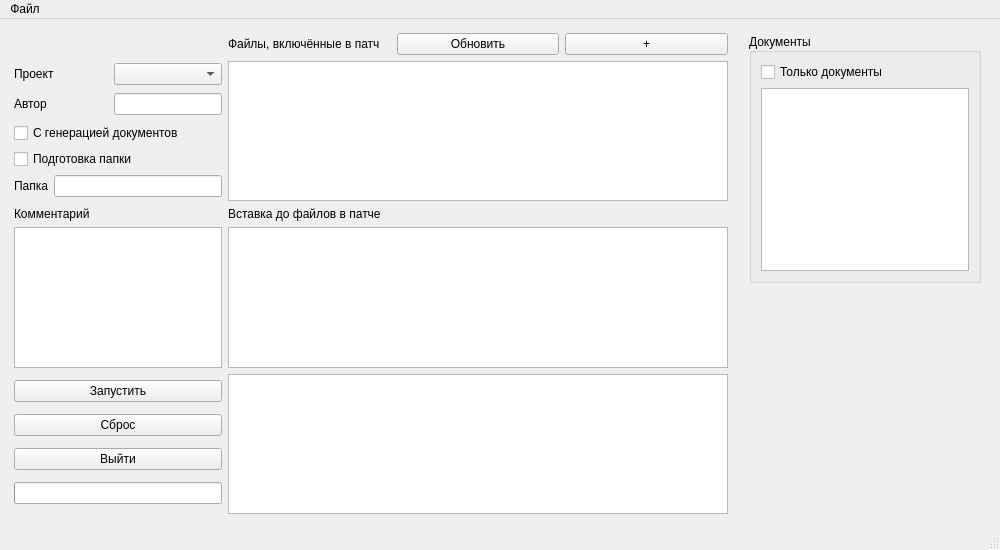
<?xml version="1.0" encoding="UTF-8"?>
<ui version="4.0">
 <class>MainWindow</class>
 <widget class="QMainWindow" name="MainWindow">
  <property name="geometry">
   <rect>
    <x>0</x>
    <y>0</y>
    <width>1000</width>
    <height>550</height>
   </rect>
  </property>
  <property name="windowTitle">
   <string>MainWindow</string>
  </property>
  <widget class="QWidget" name="centralwidget">
   <layout class="QGridLayout" name="gridLayout_4">
    <item row="0" column="0">
     <layout class="QGridLayout" name="gridLayout_12">
      <property name="leftMargin">
       <number>5</number>
      </property>
      <property name="topMargin">
       <number>5</number>
      </property>
      <property name="rightMargin">
       <number>5</number>
      </property>
      <property name="bottomMargin">
       <number>5</number>
      </property>
      <item row="1" column="1" colspan="3">
       <widget class="QTableWidget" name="tableFiles">
        <property name="minimumSize">
         <size>
          <width>500</width>
          <height>0</height>
         </size>
        </property>
        <property name="maximumSize">
         <size>
          <width>16777215</width>
          <height>16777215</height>
         </size>
        </property>
       </widget>
      </item>
      <item row="2" column="0">
       <widget class="QLabel" name="label_3">
        <property name="text">
         <string>Комментарий</string>
        </property>
       </widget>
      </item>
      <item row="3" column="1" colspan="3">
       <widget class="QTextEdit" name="textBeforeFiles"/>
      </item>
      <item row="1" column="0">
       <layout class="QGridLayout" name="gridLayout_2">
        <item row="1" column="1">
         <widget class="QLineEdit" name="lineAuthor">
          <property name="sizePolicy">
           <sizepolicy hsizetype="Minimum" vsizetype="Fixed">
            <horstretch>0</horstretch>
            <verstretch>0</verstretch>
           </sizepolicy>
          </property>
         </widget>
        </item>
        <item row="0" column="1">
         <widget class="QComboBox" name="comboProjects"/>
        </item>
        <item row="1" column="0">
         <widget class="QLabel" name="label_2">
          <property name="text">
           <string>Автор</string>
          </property>
         </widget>
        </item>
        <item row="0" column="0">
         <widget class="QLabel" name="label">
          <property name="text">
           <string>Проект</string>
          </property>
         </widget>
        </item>
        <item row="2" column="0" colspan="2">
         <layout class="QGridLayout" name="gridLayout">
          <item row="2" column="1">
           <widget class="QLineEdit" name="lineDirToPass">
            <property name="text">
             <string extracomment="Папка для передачи"/>
            </property>
           </widget>
          </item>
          <item row="2" column="0">
           <widget class="QLabel" name="label_6">
            <property name="text">
             <string>Папка</string>
            </property>
           </widget>
          </item>
          <item row="0" column="0" colspan="2">
           <widget class="QCheckBox" name="checkBoxWithFiles">
            <property name="text">
             <string>С генерацией документов</string>
            </property>
           </widget>
          </item>
          <item row="1" column="0" colspan="2">
           <widget class="QCheckBox" name="checkBoxPrepareCustomer">
            <property name="text">
             <string>Подготовка папки</string>
            </property>
           </widget>
          </item>
         </layout>
        </item>
       </layout>
      </item>
      <item row="3" column="0">
       <widget class="QTextEdit" name="textComment">
        <property name="sizePolicy">
         <sizepolicy hsizetype="Preferred" vsizetype="Expanding">
          <horstretch>0</horstretch>
          <verstretch>0</verstretch>
         </sizepolicy>
        </property>
       </widget>
      </item>
      <item row="2" column="1">
       <widget class="QLabel" name="label_5">
        <property name="text">
         <string>Вставка до файлов в патче</string>
        </property>
       </widget>
      </item>
      <item row="0" column="2">
       <widget class="QPushButton" name="pushRefresh">
        <property name="text">
         <string>Обновить</string>
        </property>
       </widget>
      </item>
      <item row="0" column="3">
       <widget class="QPushButton" name="pushAdd">
        <property name="text">
         <string>+</string>
        </property>
       </widget>
      </item>
      <item row="4" column="1" colspan="3">
       <widget class="QTextEdit" name="textLog">
        <property name="readOnly">
         <bool>true</bool>
        </property>
       </widget>
      </item>
      <item row="0" column="1">
       <widget class="QLabel" name="label_4">
        <property name="text">
         <string>Файлы, включённые в патч</string>
        </property>
       </widget>
      </item>
      <item row="4" column="0">
       <layout class="QGridLayout" name="gridLayout_5">
        <item row="1" column="1">
         <widget class="QPushButton" name="pushStart">
          <property name="text">
           <string>Запустить</string>
          </property>
         </widget>
        </item>
        <item row="4" column="1">
         <widget class="QProgressBar" name="progressBar">
          <property name="enabled">
           <bool>true</bool>
          </property>
          <property name="sizePolicy">
           <sizepolicy hsizetype="Minimum" vsizetype="Fixed">
            <horstretch>0</horstretch>
            <verstretch>0</verstretch>
           </sizepolicy>
          </property>
          <property name="value">
           <number>0</number>
          </property>
          <property name="textVisible">
           <bool>false</bool>
          </property>
         </widget>
        </item>
        <item row="3" column="1">
         <widget class="QPushButton" name="pushQuit">
          <property name="text">
           <string>Выйти</string>
          </property>
         </widget>
        </item>
        <item row="2" column="1">
         <widget class="QPushButton" name="pushErase">
          <property name="text">
           <string>Сброс</string>
          </property>
         </widget>
        </item>
       </layout>
      </item>
     </layout>
    </item>
    <item row="0" column="1">
     <layout class="QGridLayout" name="gridLayout_8">
      <property name="leftMargin">
       <number>10</number>
      </property>
      <property name="topMargin">
       <number>5</number>
      </property>
      <property name="rightMargin">
       <number>10</number>
      </property>
      <property name="bottomMargin">
       <number>5</number>
      </property>
      <item row="0" column="0">
       <widget class="QGroupBox" name="groupBox">
        <property name="minimumSize">
         <size>
          <width>200</width>
          <height>250</height>
         </size>
        </property>
        <property name="maximumSize">
         <size>
          <width>16777215</width>
          <height>250</height>
         </size>
        </property>
        <property name="title">
         <string>Документы</string>
        </property>
        <property name="alignment">
         <set>Qt::AlignLeading|Qt::AlignLeft|Qt::AlignVCenter</set>
        </property>
        <layout class="QGridLayout" name="gridLayout_9">
         <item row="0" column="0">
          <widget class="QCheckBox" name="onlyDocsGen">
           <property name="text">
            <string>Только документы</string>
           </property>
          </widget>
         </item>
         <item row="1" column="0">
          <widget class="QTableWidget" name="tableDocsDetails">
           <property name="cornerButtonEnabled">
            <bool>false</bool>
           </property>
          </widget>
         </item>
        </layout>
       </widget>
      </item>
      <item row="1" column="0">
       <spacer name="verticalSpacer">
        <property name="orientation">
         <enum>Qt::Vertical</enum>
        </property>
        <property name="sizeHint" stdset="0">
         <size>
          <width>20</width>
          <height>40</height>
         </size>
        </property>
       </spacer>
      </item>
     </layout>
    </item>
   </layout>
  </widget>
  <widget class="QMenuBar" name="menubar">
   <property name="geometry">
    <rect>
     <x>0</x>
     <y>0</y>
     <width>1000</width>
     <height>21</height>
    </rect>
   </property>
   <widget class="QMenu" name="menu">
    <property name="title">
     <string>Файл</string>
    </property>
   </widget>
   <addaction name="menu"/>
  </widget>
  <widget class="QStatusBar" name="statusbar"/>
 </widget>
 <resources/>
 <connections/>
</ui>
